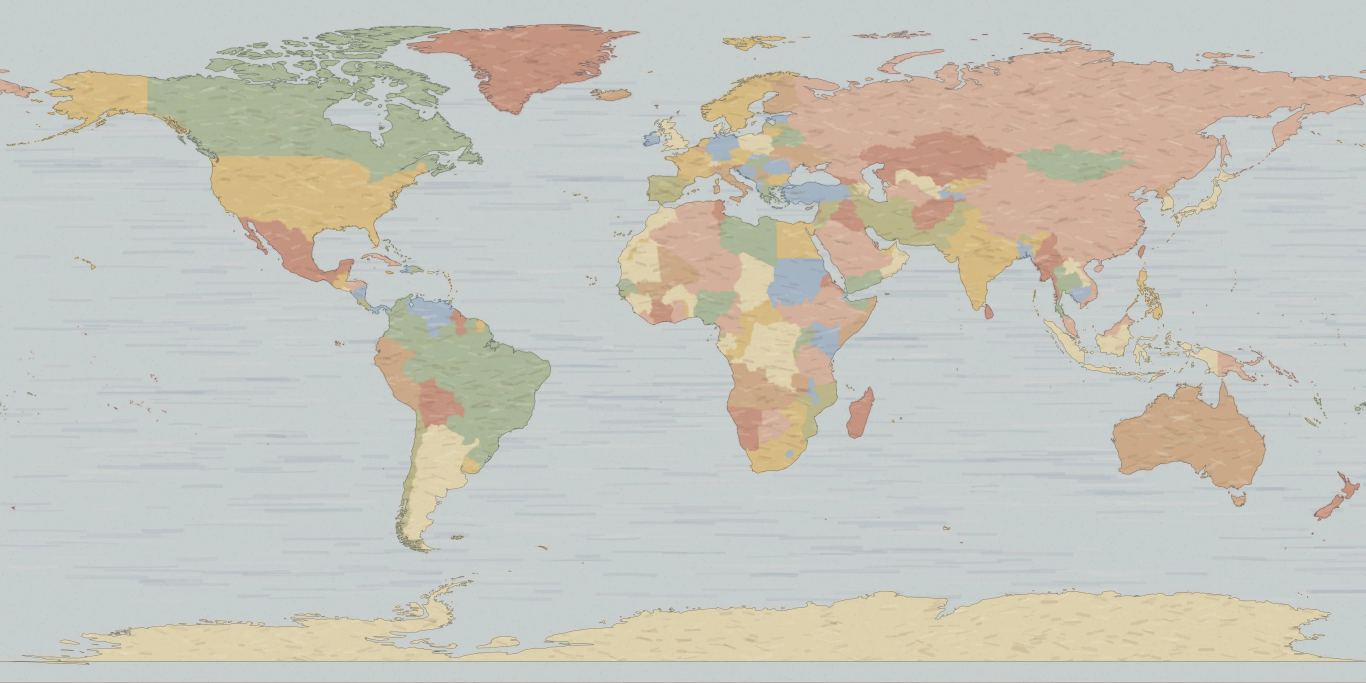
#> input picture frontend/src/assets/globe-gouache.webp, 4096 x 2048 px (shown at 1/3 size)
$ python -i thumbnails.py   (imports and definitions only)
#> lines starting #> are read from the running program, lines starting #| are printed output that depends on the picture
#> further down, picture is the input picture: PIL image 4096x2048 RGB; mean R, G, B 198.4, 197, 188.1
"""Make EXIF-free WebP thumbnails for every photo that belongs to a trip.

Photos to process = the union of photo_ids over data/processed/photo_trips_r{R}.csv
for every R in segment.RADIUS_OPTIONS_KM (missing files are skipped). For each photo
the source file is located through data/raw/photos_raw_<person>_all.csv, read once,
checked against its photo_id (SHA-1 of the content, as clean.py computed it), and
written to

    frontend/public/data/thumbs/<photo_id>_s.webp   400 px wide (grids)
    frontend/public/data/thumbs/<photo_id>_l.webp   1600 px long edge (viewer)

Images are never upscaled, rotated upright using the EXIF orientation, and rebuilt
from raw pixels so no EXIF / XMP / ICC / GPS metadata survives. Files are written
atomically, and photos whose two thumbnails already exist are skipped without reading
the source.

The original photos live in the user's Photos library, so this script must be run by
the user from a terminal that is allowed to read that library (not from an AI sandbox).

Only counts are printed; never file names, paths, times or coordinates.

Run from the repo root:  .venv/bin/python backend/thumbnails.py [person]
"""

import hashlib
import io
import os
import re
import sys
from pathlib import Path

import pandas as pd
import pillow_heif
from PIL import Image, ImageCms, ImageOps

sys.path.insert(0, str(Path(__file__).resolve().parent))

import segment  # noqa: E402  (for RADIUS_OPTIONS_KM)

# [1 line not run here, left out]

REPO_ROOT = Path(__file__).resolve().parent.parent

LARGE_LONG_EDGE = 1600
SMALL_WIDTH = 400
WEBP_QUALITY = 80
WEBP_METHOD = 4
SRGB_PROFILE = ImageCms.createProfile("sRGB")
PERSON_PATTERN = re.compile(r"[a-z0-9_-]+")
THUMBS_REL = Path("frontend") / "public" / "data" / "thumbs"
LOCAL_TIME_LEN = 19  # 'YYYY-MM-DDTHH:MM:SS' / 'YYYY:MM:DD HH:MM:SS'


def target_size(width, height):
    """Return ((small_w, small_h), (large_w, large_h)); never upscales."""
    large_scale = min(1.0, LARGE_LONG_EDGE / max(width, height))
    large = (max(1, round(width * large_scale)), max(1, round(height * large_scale)))
    small_scale = min(1.0, SMALL_WIDTH / width)
    small = (max(1, round(width * small_scale)), max(1, round(height * small_scale)))
    return small, large


def to_srgb(img, icc_profile):
    """Convert pixels from an embedded ICC profile (e.g. Display P3) to sRGB.

    Returns an RGB image; on any failure falls back to a plain RGB conversion.
    """
    img = img.convert("RGB")
    if not icc_profile:
        return img
    try:
        source = ImageCms.ImageCmsProfile(io.BytesIO(icc_profile))
        return ImageCms.profileToProfile(img, source, SRGB_PROFILE, outputMode="RGB")
    except Exception:
        return img


def make_thumbs(img):
    """Return (small, large) metadata-free sRGB images from an opened Pillow image."""
    icc_profile = img.info.get("icc_profile")
    img = to_srgb(ImageOps.exif_transpose(img), icc_profile)
    # Rebuild from raw pixels so nothing but pixel data (no ICC/EXIF/XMP) carries over.
    pixels = Image.frombytes("RGB", img.size, img.tobytes())
    small_size, large_size = target_size(*pixels.size)
#> small_size = (400, 200); large_size = (1600, 800)
    large = pixels if large_size == pixels.size else pixels.resize(large_size, Image.LANCZOS)
    small = pixels if small_size == pixels.size else pixels.resize(small_size, Image.LANCZOS)
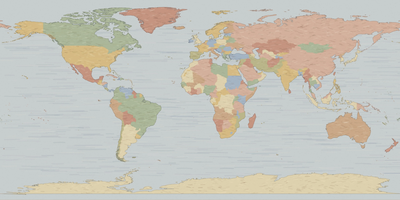
#> small: PIL image 400x200 RGB; mean R, G, B 198.4, 197.1, 188.1
    return small, large


# [21 lines left out: functions raw_time_key, build_raw_index, find_sources, not called in this run]


def resolve_source(source_file, root):
    path = Path(source_file)
    return path if path.is_absolute() else root / path


# [115 lines left out: functions read_photo, save_webp_atomic, trip_photo_ids, process, main, not called in this run]


# [2 lines not run here, left out]

>>> from PIL import Image
>>> picture = Image.open('../frontend/src/assets/globe-gouache.webp')
>>> result = make_thumbs(picture)
